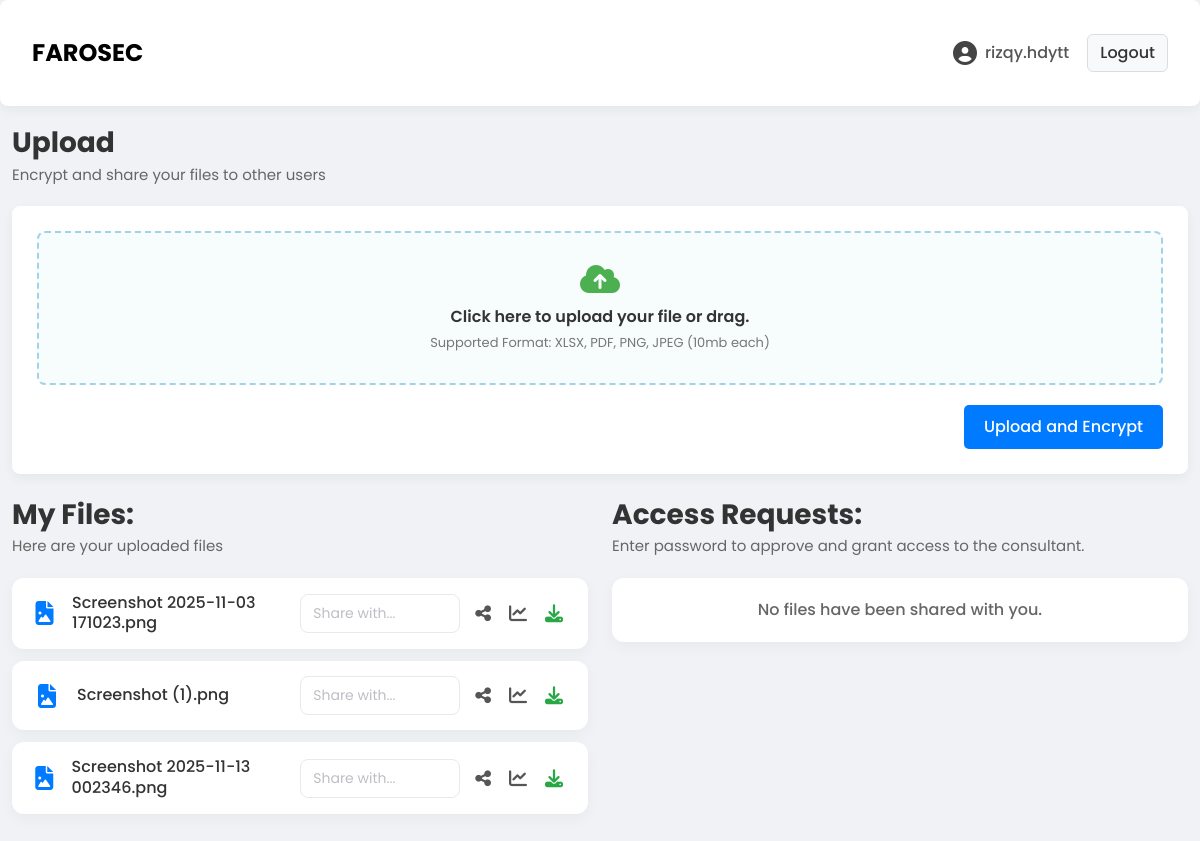
The page /dashboard (signed in) on the database its author committed.
### app.py (models this page shows)
class User(db.Model, UserMixin):
    id = db.Column(db.Integer, primary_key=True)
    username = db.Column(db.String(20), unique=True, nullable=False)
    password = db.Column(db.String(60), nullable=False)
    image_file = db.Column(db.String(20), nullable=False, default='default.jpg')
    role = db.Column(db.String(20), nullable=False)  # 'organization' or 'consultant'
    public_key = db.Column(db.Text, nullable=False) # RSA Public Key (SQL Storage)

class File(db.Model):
    id = db.Column(db.Integer, primary_key=True)
    filename = db.Column(db.String(100), nullable=False)
    filepath = db.Column(db.String(100), nullable=False)
    owner_id = db.Column(db.Integer, db.ForeignKey('user.id'), nullable=False)
    encrypted_aes_key = db.Column(db.Text, nullable=False)

### app.py (the view)
@app.route('/dashboard')
@login_required
def dashboard():
    if current_user.role == 'organization':
        my_files = File.query.filter_by(owner_id=current_user.id).order_by(File.id.desc()).all()
        pending_requests = AccessRequest.query.join(File).filter(File.owner_id == current_user.id, AccessRequest.status == 'pending').all()
        return render_template('dashboard.html', files=my_files, requests=pending_requests)
    elif current_user.role == 'consultant':
        all_files = File.query.join(User).filter(User.role == 'organization').order_by(File.id.desc()).all()
        my_requests = {r.file_id: r.status for r in AccessRequest.query.filter_by(consultant_id=current_user.id).all()}
        return render_template('dashboard.html', all_files=all_files, my_requests=my_requests)

### app.py (called while the page is built)
@login_manager.user_loader
def load_user(user_id):
    return User.query.get(int(user_id))

### templates/dashboard.html (shortened to what this page needs)
{% extends "layout.html" %} {% block content %}
{% if current_user.role == 'organization' %}
<div class="file-section">
  <h3>Upload</h3>
  <p class="description">Encrypt and share your files to other users</p>
  <div class="card upload-section">
    <div class="card-body">
      <form
        action="{{ url_for('upload_file') }}"
        method="POST"
        enctype="multipart/form-data"
        id="uploadForm"
      >
        <div id="drop-zone-container">
          <label for="file" class="file-upload-label" id="drop-zone">
            <i class="fa-solid fa-cloud-arrow-up"></i>
            <span class="upload-text"
              >Click here to upload your file or drag.</span
            >
            <span class="supported-formats"
              >Supported Format: XLSX, PDF, PNG, JPEG (10mb each)</span
            >
          </label>
        </div>
        <div class="upload-options">
          <button type="submit" class="btn btn-primary upload-encrypt-btn">
            Upload and Encrypt
          </button>
        </div>
      </form>
    </div>
  </div>
</div>
<div class="file-sections-wrapper">
  <div class="file-section">
    <div class="file-section-header">
      <div>
        <h3>My Files:</h3>
        <p class="description">Here are your uploaded files</p>
      </div>
    </div>
    {% set ns = namespace(found_files=False) %} {% for file in files %} {% if
    file.encryption_algorithm == current_filter %} {% set ns.found_files = True
    %}
    <div class="file-item-card">
      {% set ext = file.filename.split('.')[-1] | lower %}
      <i
        class="fa-solid {% if ext == 'xlsx' or ext == 'xls' %} fa-file-excel file-icon excel {% elif ext == 'pdf' %} fa-file-pdf file-icon pdf {% elif ext == 'png' or ext == 'jpg' or ext == 'jpeg' %} fa-file-image file-icon image {% else %} fa-file file-icon other {% endif %}"
      ></i>
      <div class="file-info">
        <strong>{{ file.filename }}</strong>
      </div>
      <form
        action="{{ url_for('share_file') }}"
        method="POST"
        class="d-flex share-form"
        id="share-form-{{ loop.index }}"
      >
        <input
          type="text"
          class="form-control form-control-sm"
          name="username"
          placeholder="Share with..."
          required
        />
      </form>
      <div class="file-actions">
        <button
          type="submit"
          form="share-form-{{ loop.index }}"
          class="btn btn-action"
          title="Share"
        >
          <i class="fa-solid fa-share-nodes"></i>
        </button>
        <a
          href="{{ url_for('benchmark_file', file_id=file.id) }}"
          class="btn btn-action"
          title="Compare"
        >
          <i class="fa-solid fa-chart-line"></i>
        </a>
        <a
          href="{{ url_for('download_file', file_id=file.id) }}"
          class="btn btn-action download"
          title="Download"
        >
          <i class="fa-solid fa-download"></i>
        </a>
      </div>
    </div>
    {% endif %} {% else %}
    <p class="no-files-message">You have not uploaded any files.</p>
    {% endfor %}
  </div>
  <div class="file-section">
    <h3>Access Requests:</h3>
    <p class="description">
      Enter password to approve and grant access to the consultant.
    </p>
    {% for req in requests %}
    <div class="file-item-card">
      {% set ext = req.file.filename.split('.')[-1] | lower %}
      <i
        class="fa-solid {% if ext == 'xlsx' or ext == 'xls' %} fa-file-excel file-icon excel {% elif ext == 'pdf' %} fa-file-pdf file-icon pdf {% elif ext == 'png' or ext == 'jpg' or ext == 'jpeg' %} fa-file-image file-icon image {% else %} fa-file file-icon other {% endif %}"
      ></i>
      <div class="file-info">
        <strong>{{ req.file.filename }}</strong>
        <small class="file-algo-tag"
          >request by: {{ req.consultant.username }}</small
        >
      </div>
      <div class="file-actions">
        <form
          action="{{ url_for('approve_request', request_id=req.id) }}"
          method="POST"
          class="share-form"
        >
          <input
            type="password"
            name="password_verify"
            class="form-control form-control-sm"
            placeholder="Confirm Password"
            required
          />
          <button type="submit" class="btn btn-success btn-sm">Approve</button>
        </form>
      </div>
    </div>
    {% else %}
    <p class="no-files-message">No files have been shared with you.</p>
    {% endfor %}
  </div>
</div>
{% endif %}
{% endblock %}

### templates/layout.html (shortened to what this page needs)
<!DOCTYPE html>
<html lang="en">
<head>
    <link href="https://cdn.jsdelivr.net/npm/bootstrap@5.3.3/dist/css/bootstrap.min.css" rel="stylesheet">
    <link rel="stylesheet" href="https://cdnjs.cloudflare.com/ajax/libs/font-awesome/6.5.1/css/all.min.css">
    <link rel="stylesheet" href="{{ url_for('static', filename='style.css') }}">
</head>
<body>
    <nav class="navbar navbar-expand-lg">
        <div class="container">
            <a class="navbar-brand" href="{{ url_for('dashboard') }}">FAROSEC</a>
            <div class="collapse navbar-collapse" id="navbarNav">
                <ul class="navbar-nav ms-auto align-items-center">
                {% if current_user.is_authenticated %}
                    {% set profile_pic_url = url_for('static', filename='profile_pics/' + current_user.image_file) %}
                    <li class="nav-item">
                        <a class="nav-link username-link" href="{{ url_for('profile') }}">
                            <i class="fa-solid fa-user-circle profile-icon"></i>
                            <span class="username-text">{{ current_user.username }}</span>
                        </a>
                    </li>
                    <li class="nav-item">
                        <a class="nav-link logout-btn" href="{{ url_for('logout') }}">Logout</a>
                    </li>
                {% endif %}
                </ul>
            </div>
        </div>
    </nav>
    <main class="container">
        {% block content %}{% endblock %}
    </main>
</body>
</html>

### static/style.css (style rules this page uses)
body { background-color: #f0f2f5; font-family: "Poppins", sans-serif; color: #333; }
.container { max-width: 1200px; margin-top: 20px; margin-bottom: 20px; }
.navbar { background-color: #ffffff; border-radius: 8px; box-shadow: 0 4px 12px rgba(0, 0, 0, 0.05); padding: 10px 20px; margin-bottom: 20px; }
.navbar-brand { font-size: 24px; font-weight: 700; }
.navbar-nav .username-link { display: flex; align-items: center; color: #555; font-weight: 500; }
.navbar-nav .profile-icon { font-size: 24px; margin-right: 8px; color: #444; }
.navbar-nav .username-text { font-weight: 500; }
.navbar-nav .logout-btn { background-color: #f8f9fa; border: 1px solid #ddd; color: #333; font-weight: 500; border-radius: 6px; padding: 6px 12px !important; margin-left: 10px; transition: background-color 0.2s ease, color 0.2s ease; }
.card { border: none; border-radius: 8px; box-shadow: 0 4px 12px rgba(0, 0, 0, 0.05); margin-bottom: 1.5rem; overflow: hidden; }
.card .card-body { padding: 25px; }
.upload-section { background-color: #ffffff; }
.file-upload-label { display: flex; flex-direction: column; align-items: center; justify-content: center; padding: 30px; border: 2px dashed #a0d3e8; border-radius: 8px; background-color: #f7fcfd; cursor: pointer; text-align: center; transition: background-color 0.2s ease, border-color 0.2s ease; }
.file-upload-label .fa-cloud-arrow-up { font-size: 32px; color: #4caf50; margin-bottom: 10px; }
.file-upload-label .upload-text { font-weight: 600; color: #333; font-size: 16px; }
.file-upload-label .supported-formats { font-size: 13px; color: #777; margin-top: 4px; }
.upload-options { display: flex; justify-content: flex-end; margin-top: 20px; }
.upload-encrypt-btn { background-color: #007bff; border: none; font-weight: 500; border-radius: 5px; padding: 10px 20px; font-size: 16px; }
.file-sections-wrapper { display: grid; grid-template-columns: 1fr 1fr; gap: 1.5rem; margin-top: 1.5rem; }
.file-section { background-color: transparent; box-shadow: none; padding: 0; }
.file-section h3 { font-size: 28px; font-weight: 700; margin-bottom: 4px; }
.file-section p.description { font-size: 15px; color: #666; margin-bottom: 20px; }
.file-section-header { display: flex; justify-content: space-between; align-items: flex-start; margin-bottom: 20px; }
.file-section-header h3 { margin-bottom: 4px; }
.file-section-header p.description { margin-bottom: 0; }
.file-item-card { display: flex; align-items: center; background-color: #ffffff; border-radius: 12px; box-shadow: 0 5px 15px rgba(0, 0, 0, 0.04); padding: 15px 20px; margin-bottom: 12px; transition: box-shadow 0.2s ease; }
.no-files-message { background-color: #ffffff; border-radius: 12px; padding: 20px; text-align: center; color: #666; font-weight: 500; box-shadow: 0 5px 15px rgba(0, 0, 0, 0.04); }
.file-icon { font-size: 24px; width: 30px; text-align: center; margin-right: 15px; }
.file-icon.image { color: #007bff; }
.file-info { flex-grow: 1; display: flex; flex-direction: column; justify-content: center; line-height: 1.3; }
.file-info strong { font-weight: 500; color: #333; }
.share-form { display: inline-flex; align-items: center; gap: 8px; margin-left: auto; margin-right: 10px; }
.file-item-card .file-actions .share-form input, .file-section .share-form input { width: 160px; font-size: 14px; font-family: "Poppins", sans-serif; padding: 8px 12px; background-color: #ffffff; border: 1px solid #e6e9ee; border-radius: 8px; transition: border-color 0.15s ease, box-shadow 0.15s ease; color: #495057; }
.file-item-card .file-actions .share-form input::placeholder, .file-section .share-form input::placeholder { color: #bdbfc4; }
.file-actions { display: flex; align-items: center; gap: 8px; }
.file-actions .btn.btn-action { background: none; border: none; color: #555; font-size: 18px; padding: 5px; transition: color 0.2s ease; }
.file-actions .btn.btn-action.download { color: #28a745; }

### rows shown on the page
User: username "rizqy.hdytt"
File: filename "Screenshot 2025-11-03 171023.png"
File: filename "Screenshot (1).png"
File: filename "Screenshot 2025-11-13 002346.png"
